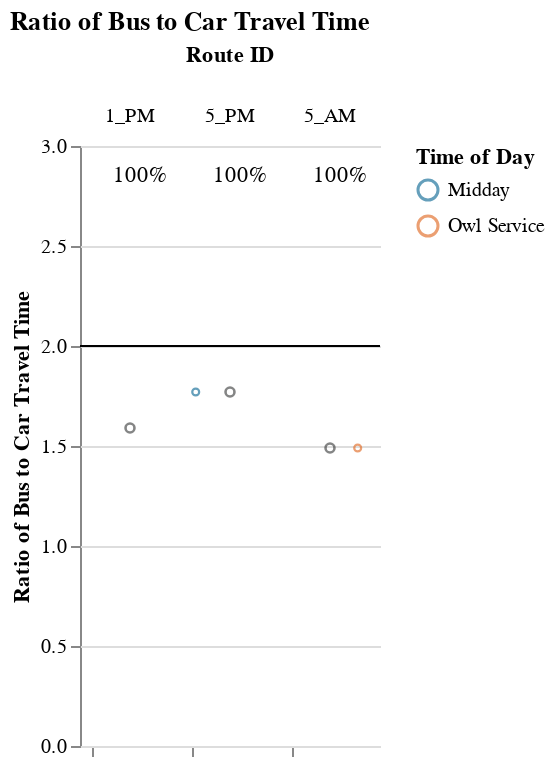
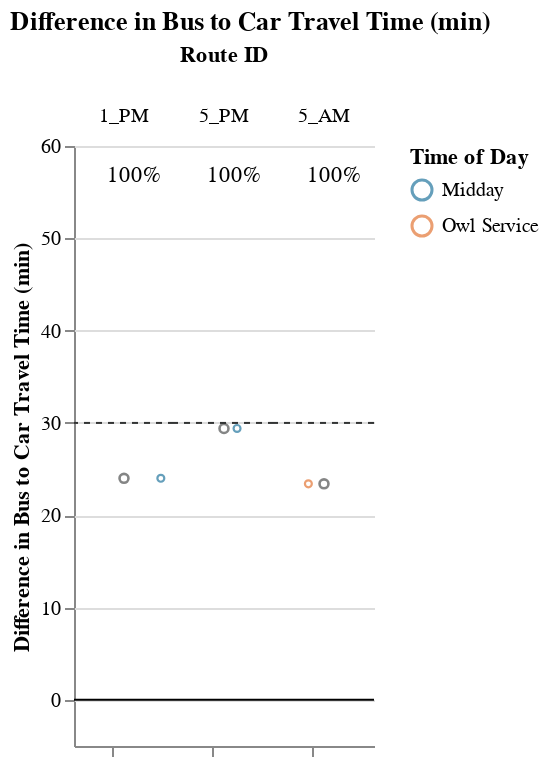

Write notebook code for charts like these, in order.
### Markdown cell above
### Medium Routes (1-1.5 hrs)

### Code cell
route_group = "medium"
try:
    display_charts_for_route_group(df, route_group)
except:
    print("No routes meet this criteria.")

### Figure 1 — Vega-Lite specification as saved in the notebook (floating-point values rounded to 4 significant figures)
{"config": {"view": {"continuousWidth": 400, "continuousHeight": 300, "stroke": null}, "facet": {"spacing": 0}}, "data": {"name": "data-18be2260ce169c0bd59c03d007822ecf"}, "facet": {"column": {"field": "route_id", "sort": ["1_PM", "5_PM", "5_AM"], "title": "Route ID", "type": "nominal"}}, "spec": {"layer": [{"mark": "rule", "encoding": {"color": {"value": "black"}, "y": {"field": "cutoff", "type": "quantitative"}}, "selection": {"selector003": {"type": "interval", "bind": "scales", "encodings": ["x", "y"]}}}, {"mark": {"type": "point", "opacity": 0.65, "size": 12, "strokeWidth": 1.1}, "encoding": {"color": {"field": "time_of_day", "scale": {"range": ["#136C97", "#E16B26", "#F6BF16", "#00896B", "#7790A3", "#5B559C"]}, "sort": ["AM Peak", "Midday", "PM Peak", "Owl Service"], "title": "Time of Day", "type": "nominal"}, "tooltip": [{"field": "route_id", "type": "nominal"}, {"field": "route_name", "type": "nominal"}, {"field": "trip_id", "type": "nominal"}, {"field": "service_hours", "type": "quantitative"}, {"field": "car_duration_hours", "type": "quantitative"}, {"field": "bus_multiplier", "type": "quantitative"}, {"field": "bus_difference", "type": "quantitative"}, {"field": "num_trips", "type": "quantitative"}, {"field": "num_competitive", "type": "quantitative"}, {"field": "pct_trips_competitive", "type": "quantitative"}, {"field": "pct_below_cutoff", "type": "quantitative"}, {"field": "p25", "type": "quantitative"}, {"field": "p50", "type": "quantitative"}, {"field": "p75", "type": "quantitative"}], "x": {"axis": {"grid": false, "labels": false, "ticks": true, "values": [0]}, "field": "jitter", "scale": {}, "title": null, "type": "quantitative"}, "y": {"field": "bus_multiplier", "scale": {"domain": [0, 3.0]}, "title": "Ratio of Bus to Car Travel Time", "type": "quantitative"}}, "transform": [{"calculate": "sqrt(-2*log(random()))*cos(2*PI*random())", "as": "jitter"}], "width": 50}, {"layer": [{"mark": {"type": "point", "opacity": 0.6, "size": 20, "strokeWidth": 1.3}, "encoding": {"color": {"value": "#323434"}, "y": {"field": "bus_multiplier", "type": "quantitative"}}, "transform": [{"filter": "(datum.p50_trip === 1)"}]}, {"mark": {"type": "text", "align": "center", "baseline": "middle"}, "encoding": {"color": {"value": "black"}, "text": {"field": "pct_trips_competitive", "format": ".0%", "type": "quantitative"}, "tooltip": [{"field": "route_id", "type": "nominal"}, {"field": "route_name", "type": "nominal"}, {"field": "trip_id", "type": "nominal"}, {"field": "service_hours", "type": "quantitative"}, {"field": "car_duration_hours", "type": "quantitative"}, {"field": "bus_multiplier", "type": "quantitative"}, {"field": "bus_difference", "type": "quantitative"}, {"field": "num_trips", "type": "quantitative"}, {"field": "num_competitive", "type": "quantitative"}, {"field": "pct_trips_competitive", "type": "quantitative"}, {"field": "pct_below_cutoff", "type": "quantitative"}, {"field": "p25", "type": "quantitative"}, {"field": "p50", "type": "quantitative"}, {"field": "p75", "type": "quantitative"}], "x": {"value": 30}, "y": {"value": 15}}, "transform": [{"calculate": "sqrt(-2*log(random()))*cos(2*PI*random())", "as": "jitter"}, {"filter": "(datum.fastest_trip === 1)"}]}]}]}, "resolve": {"scale": {"y": "shared"}}, "title": "Ratio of Bus to Car Travel Time", "$schema": "https://vega.github.io/schema/vega-lite/v4.17.0.json", "datasets": {"data-18be2260ce169c0bd59c03d007822ecf": [{"calitp_itp_id": 271, "trip_key": -6001518701270834032, "trip_id": "936508", "shape_id": "38254", "route_id": "1_PM", "service_hours": 1.08, "trip_first_departure_ts": 55440, "trip_last_arrival_ts": 59340, "departure_hour": 15, "time_of_day": "Midday", "p25": 1.08, "p50": 1.08, "p75": 1.08, "p50_trip": 1, "fastest_trip": 1, "car_duration_hours": 0.68, "competitive_route": 1, "bus_multiplier": 1.59, "bus_difference": 24.0, "num_trips": 1, "num_competitive": 1, "pct_trips_competitive": 1.0, "bus_difference_spread": 0.0, "route_group": "medium", "max_trip_hrs": 1.08, "max_trip_route_group": 1.08, "below_cutoff": 1, "pct_below_cutoff": 1.0, "name": "City of Roseville", "caltrans_district": "03 - Marysville", "drmt_organization_name": null, "route_name": "Pm Commuter 1", "cutoff2": 30, "cutoff": 2}, {"calitp_itp_id": 271, "trip_key": -7738216914427785017, "trip_id": "936526", "shape_id": "38264", "route_id": "5_AM", "service_hours": 1.18, "trip_first_departure_ts": 24000, "trip_last_arrival_ts": 28260, "departure_hour": 6, "time_of_day": "Owl Service", "p25": 1.18, "p50": 1.18, "p75": 1.18, "p50_trip": 1, "fastest_trip": 1, "car_duration_hours": 0.79, "competitive_route": 1, "bus_multiplier": 1.49, "bus_difference": 23.4, "num_trips": 1, "num_competitive": 1, "pct_trips_competitive": 1.0, "bus_difference_spread": 0.0, "route_group": "medium", "max_trip_hrs": 1.18, "max_trip_route_group": 1.18, "below_cutoff": 1, "pct_below_cutoff": 1.0, "name": "City of Roseville", "caltrans_district": "03 - Marysville", "drmt_organization_name": null, "route_name": "Am Commuter 5", "cutoff2": 30, "cutoff": 2}, {"calitp_itp_id": 271, "trip_key": -878129697756430159, "trip_id": "936528", "shape_id": "38265", "route_id": "5_PM", "service_hours": 1.13, "trip_first_departure_ts": 57240, "trip_last_arrival_ts": 61320, "departure_hour": 15, "time_of_day": "Midday", "p25": 1.13, "p50": 1.13, "p75": 1.13, "p50_trip": 1, "fastest_trip": 1, "car_duration_hours": 0.64, "competitive_route": 1, "bus_multiplier": 1.77, "bus_difference": 29.4, "num_trips": 1, "num_competitive": 1, "pct_trips_competitive": 1.0, "bus_difference_spread": 0.0, "route_group": "medium", "max_trip_hrs": 1.13, "max_trip_route_group": 1.13, "below_cutoff": 1, "pct_below_cutoff": 1.0, "name": "City of Roseville", "caltrans_district": "03 - Marysville", "drmt_organization_name": null, "route_name": "Pm Commuter 5", "cutoff2": 30, "cutoff": 2}]}}

### Figure 2 — Vega-Lite specification as saved in the notebook (floating-point values rounded to 4 significant figures)
{"config": {"view": {"continuousWidth": 400, "continuousHeight": 300, "stroke": null}, "facet": {"spacing": 0}}, "data": {"name": "data-16834b73c88159bc9e476e1ea2dd236f"}, "facet": {"column": {"field": "route_id", "sort": ["1_PM", "5_PM", "5_AM"], "title": "Route ID", "type": "nominal"}}, "spec": {"layer": [{"mark": "rule", "encoding": {"color": {"value": "black"}, "y": {"field": "cutoff", "type": "quantitative"}}, "selection": {"selector004": {"type": "interval", "bind": "scales", "encodings": ["x", "y"]}}}, {"mark": {"type": "rule", "strokeDash": [3, 3]}, "encoding": {"color": {"value": "#323434"}, "y": {"field": "cutoff2", "type": "quantitative"}}}, {"mark": {"type": "point", "opacity": 0.65, "size": 12, "strokeWidth": 1.1}, "encoding": {"color": {"field": "time_of_day", "scale": {"range": ["#136C97", "#E16B26", "#F6BF16", "#00896B", "#7790A3", "#5B559C"]}, "sort": ["AM Peak", "Midday", "PM Peak", "Owl Service"], "title": "Time of Day", "type": "nominal"}, "tooltip": [{"field": "route_id", "type": "nominal"}, {"field": "route_name", "type": "nominal"}, {"field": "trip_id", "type": "nominal"}, {"field": "service_hours", "type": "quantitative"}, {"field": "car_duration_hours", "type": "quantitative"}, {"field": "bus_multiplier", "type": "quantitative"}, {"field": "bus_difference", "type": "quantitative"}, {"field": "num_trips", "type": "quantitative"}, {"field": "num_competitive", "type": "quantitative"}, {"field": "pct_trips_competitive", "type": "quantitative"}, {"field": "pct_below_cutoff", "type": "quantitative"}, {"field": "p25", "type": "quantitative"}, {"field": "p50", "type": "quantitative"}, {"field": "p75", "type": "quantitative"}], "x": {"axis": {"grid": false, "labels": false, "ticks": true, "values": [0]}, "field": "jitter", "scale": {}, "title": null, "type": "quantitative"}, "y": {"field": "bus_difference", "scale": {"domain": [-5, 57.6]}, "title": "Difference in Bus to Car Travel Time (min)", "type": "quantitative"}}, "transform": [{"calculate": "sqrt(-2*log(random()))*cos(2*PI*random())", "as": "jitter"}], "width": 50}, {"layer": [{"mark": {"type": "point", "opacity": 0.6, "size": 20, "strokeWidth": 1.3}, "encoding": {"color": {"value": "#323434"}, "y": {"field": "bus_difference", "type": "quantitative"}}, "transform": [{"filter": "(datum.p50_trip === 1)"}]}, {"mark": {"type": "text", "align": "center", "baseline": "middle"}, "encoding": {"color": {"value": "black"}, "text": {"field": "pct_trips_competitive", "format": ".0%", "type": "quantitative"}, "tooltip": [{"field": "route_id", "type": "nominal"}, {"field": "route_name", "type": "nominal"}, {"field": "trip_id", "type": "nominal"}, {"field": "service_hours", "type": "quantitative"}, {"field": "car_duration_hours", "type": "quantitative"}, {"field": "bus_multiplier", "type": "quantitative"}, {"field": "bus_difference", "type": "quantitative"}, {"field": "num_trips", "type": "quantitative"}, {"field": "num_competitive", "type": "quantitative"}, {"field": "pct_trips_competitive", "type": "quantitative"}, {"field": "pct_below_cutoff", "type": "quantitative"}, {"field": "p25", "type": "quantitative"}, {"field": "p50", "type": "quantitative"}, {"field": "p75", "type": "quantitative"}], "x": {"value": 30}, "y": {"value": 15}}, "transform": [{"calculate": "sqrt(-2*log(random()))*cos(2*PI*random())", "as": "jitter"}, {"filter": "(datum.fastest_trip === 1)"}]}]}]}, "resolve": {"scale": {"y": "shared"}}, "title": "Difference in Bus to Car Travel Time (min)", "$schema": "https://vega.github.io/schema/vega-lite/v4.17.0.json", "datasets": {"data-16834b73c88159bc9e476e1ea2dd236f": [{"calitp_itp_id": 271, "trip_key": -6001518701270834032, "trip_id": "936508", "shape_id": "38254", "route_id": "1_PM", "service_hours": 1.08, "trip_first_departure_ts": 55440, "trip_last_arrival_ts": 59340, "departure_hour": 15, "time_of_day": "Midday", "p25": 1.08, "p50": 1.08, "p75": 1.08, "p50_trip": 1, "fastest_trip": 1, "car_duration_hours": 0.68, "competitive_route": 1, "bus_multiplier": 1.59, "bus_difference": 24.0, "num_trips": 1, "num_competitive": 1, "pct_trips_competitive": 1.0, "bus_difference_spread": 0.0, "route_group": "medium", "max_trip_hrs": 1.08, "max_trip_route_group": 1.08, "below_cutoff": 1, "pct_below_cutoff": 1.0, "name": "City of Roseville", "caltrans_district": "03 - Marysville", "drmt_organization_name": null, "route_name": "Pm Commuter 1", "cutoff2": 30, "cutoff": 0}, {"calitp_itp_id": 271, "trip_key": -7738216914427785017, "trip_id": "936526", "shape_id": "38264", "route_id": "5_AM", "service_hours": 1.18, "trip_first_departure_ts": 24000, "trip_last_arrival_ts": 28260, "departure_hour": 6, "time_of_day": "Owl Service", "p25": 1.18, "p50": 1.18, "p75": 1.18, "p50_trip": 1, "fastest_trip": 1, "car_duration_hours": 0.79, "competitive_route": 1, "bus_multiplier": 1.49, "bus_difference": 23.4, "num_trips": 1, "num_competitive": 1, "pct_trips_competitive": 1.0, "bus_difference_spread": 0.0, "route_group": "medium", "max_trip_hrs": 1.18, "max_trip_route_group": 1.18, "below_cutoff": 1, "pct_below_cutoff": 1.0, "name": "City of Roseville", "caltrans_district": "03 - Marysville", "drmt_organization_name": null, "route_name": "Am Commuter 5", "cutoff2": 30, "cutoff": 0}, {"calitp_itp_id": 271, "trip_key": -878129697756430159, "trip_id": "936528", "shape_id": "38265", "route_id": "5_PM", "service_hours": 1.13, "trip_first_departure_ts": 57240, "trip_last_arrival_ts": 61320, "departure_hour": 15, "time_of_day": "Midday", "p25": 1.13, "p50": 1.13, "p75": 1.13, "p50_trip": 1, "fastest_trip": 1, "car_duration_hours": 0.64, "competitive_route": 1, "bus_multiplier": 1.77, "bus_difference": 29.4, "num_trips": 1, "num_competitive": 1, "pct_trips_competitive": 1.0, "bus_difference_spread": 0.0, "route_group": "medium", "max_trip_hrs": 1.13, "max_trip_route_group": 1.13, "below_cutoff": 1, "pct_below_cutoff": 1.0, "name": "City of Roseville", "caltrans_district": "03 - Marysville", "drmt_organization_name": null, "route_name": "Pm Commuter 5", "cutoff2": 30, "cutoff": 0}]}}
